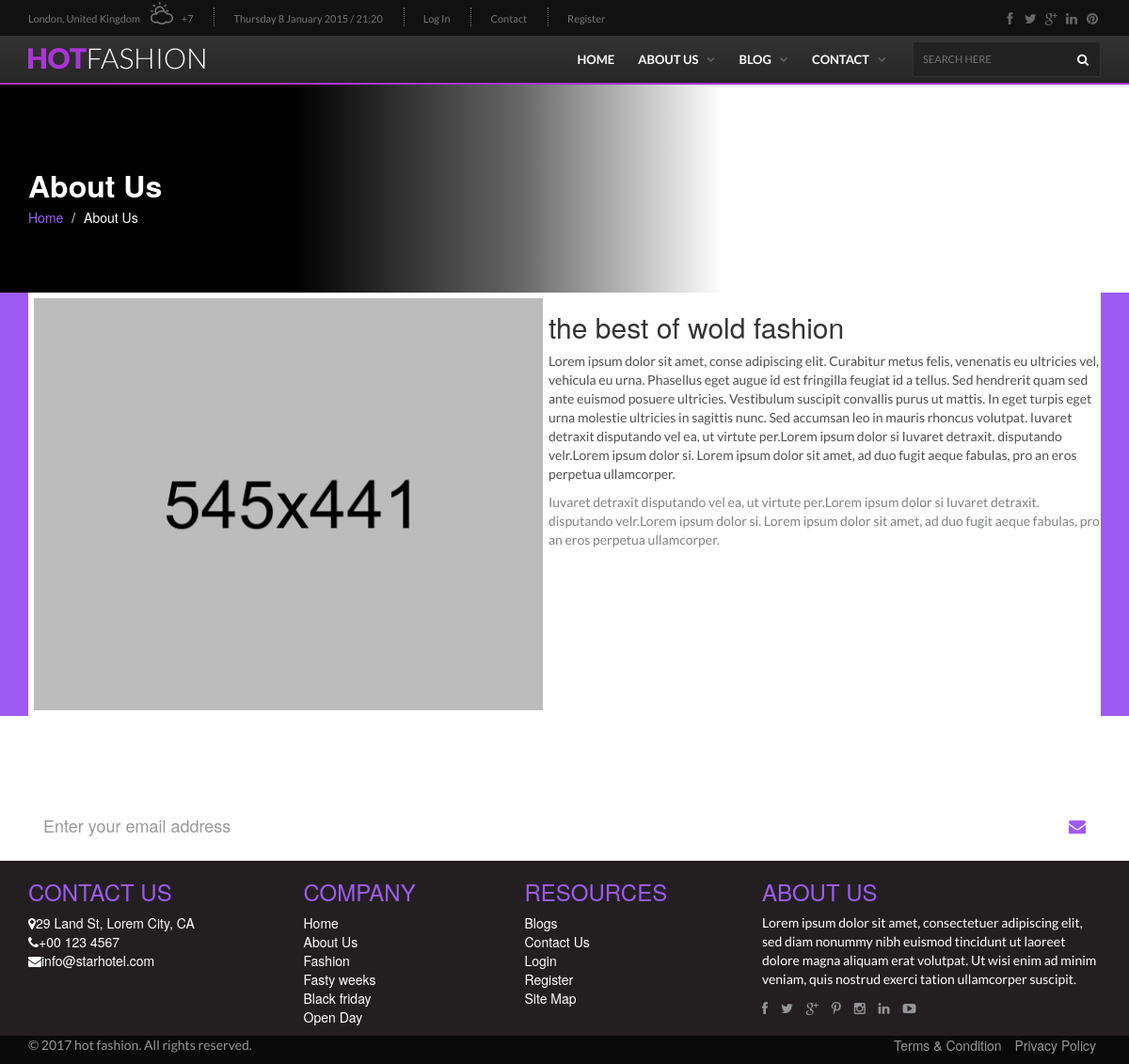
/about, run on the app's committed database.
### services/models.py (models this page shows, shortened)
class Presentation(models.Model):
    nom = models.CharField(max_length = 255)
    description = models.TextField()
    image = models.ImageField(upload_to='images/Produit')
    date_add = models.DateTimeField(auto_now_add=True)
    date_update = models.DateTimeField(auto_now = True)
    status = models.BooleanField(default = True)
    class Meta:
        verbose_name ="Presentation"
        verbose_name_plural = "Presentations"

### website/views.py (the view)
# urls.py: path('about', views.about, name='about'),
def about(request):
    presentation = Presentation.objects.filter(status=True).last
    newsletter = NewsLetter.objects.filter(status=True).last
    data = {
        'presentation': presentation,
        'newsletter': newsletter,
    }
    return render(request, 'pages/abou.html', data)

### templates/pages/abou.html (shortened to what this page needs)
{% extends 'bases/base.html' %}
{% load static %}
{% block content %}
        <section class="page-cover" id="cover-about-us">
            <div class="container">
                <div class="row">
                    <div class="col-sm-12">
                    	<h1 class="page-title">About Us</h1>
                        <ul class="breadcrumb">
                            <li><a href="{% static 'about' %}">Home</a></li>
                            <li class="active">About Us</li>
                        </ul>
                    </div>
                </div>
            </div>
        </section>
        <section class="innerpage-wrapper">
        	<div id="about-us">
                <div id="about-content" class="section-padding">
                    <div class="container">
                        <div class="row">
                        	<div class="col-sm-12">
                                <div class="flex-content">
                                    <div class="flex-content-img about-img">
                                        <img src="{{ presentation.image.url }}" class="img-responsive" alt="about-img" />
                                    </div>
                                    <div class="about-text">
                                        <div class="about-detail">
                                            <h2>{{ presentation.nom }}</h2>
                                            <p>{{ presentation.description }}</p>
                                            <p>Iuvaret detraxit disputando vel ea, ut virtute per.Lorem ipsum dolor si Iuvaret detraxit. disputando velr.Lorem ipsum dolor si. Lorem ipsum dolor sit amet, ad duo fugit aeque fabulas, pro an eros perpetua ullamcorper.</p>
                                        </div>
                                    </div>
                                </div>
							</div>
                        </div>
                    </div>
                </div>
            </div>
        </section>
        <section id="newsletter-1" class="section-padding back-size newsletter">
            <div class="container">
                <div class="row">
                	<div class="col-xs-12 col-sm-12 col-md-12 col-lg-12 text-center">
                        <h2>Subscribe Our Newsletter</h2>
                        <p>Subscibe to receive our interesting updates</p>
                        <form action="{% url 'newsletter' %}" method="POST" class="subscribe_form relative mail_part">
                            <div class="form-group">
                                <div class="input-group">
                                    <input
                                    type="email"
                                    class="form-control input-lg"
                                    id="newsletter-form-email"
                                    placeholder="Enter your email address"
                                    onfocus="this.placeholder=''"
                                    onblur="this.placeholder=' Enter your email address '"
                                    required/>
                                    <span class="input-group-btn">
                                        <button type="submit" class="btn btn-lg">
                                            <i class="fa fa-envelope"></i>
                                        </button>
                                    </span>
                                </div>
                            </div>
                        </form>
                    </div>
                </div>
            </div>
        </section>
        {% endblock content %}

### static/css/responsive.css (style rules this page uses)
@media (min-width:992px) { .flex-content { display: -webkit-box; display: -moz-box; display: -ms-flexbox; display: -moz-flex; display: -webkit-flex; display: flex; flex-wrap: wrap; width: 100%; vertical-align: top; overflow: hidden; } }
@media (min-width:992px) { .flex-content-img { position: relative; overflow: hidden; } }
@media (min-width:992px) { .flex-content-img img { height: 100%; } }
@media (min-width:992px) { .about-img { -webkit-flex: 1 0 25%; -ms-flex: 1 0 25%; flex: 1 0 25%; } }
@media (min-width:992px) { .about-text { -webkit-flex: 1 0 28%; -ms-flex: 1 0 28%; flex: 1 0 28%; } }

### static/css/blue-violet.css (style rules this page uses)
p { color:#808285; }
.btn { border-radius:0px; border:0px; }
.newsletter form input { box-shadow:none; border-radius:0px; }
.newsletter form input, .newsletter form .input-group-btn .btn { border:0px; }
.newsletter form .input-group-btn .btn { background:white; color:#9e5bf1; }
#newsletter-1 { background-size:140%; color:white; }
#newsletter-1 p { color:white; }
.page-cover { color:white; }
.page-cover::before { background:linear-gradient( to right, rgba(0, 0, 0,1) 0%,rgba(0, 0, 0,1) 26%, rgba(0, 0, 0,0.6) 46%, rgba(0, 0, 0,0) 64%,rgba(0, 0, 0,0) 100%); }
.page-cover .breadcrumb { background:none; }
.page-cover .breadcrumb li a { color:#9e5bf1; }
.page-cover .breadcrumb > li + li::before, .page-cover .breadcrumb li.active { color:white; }
#cover-about-us { background-size:cover; color:white; }
#about-content { background:#9e5bf1; }
.about-text { background:white; }
#about-content .about-img img { border:6px solid white; }
#about-content .about-detail p:nth-of-type(1) { color:#4f5051; }

### data on the page
Presentation: image (picture), nom "the best of wold fashion", description "Lorem ipsum dolor sit amet, conse adipiscing elit. Curabitur metus felis, venenatis eu ultricies vel, vehicula eu urna. Phasellus eget augue id est fringilla feugiat id a tellus. Sed hendrerit quam sed ante euismod posuere ultricies. Vestibulum suscipit convallis purus ut mattis. In eget turpis eget urna molestie ultricies in sagittis nunc. Sed accumsan leo in mauris rhoncus volutpat. Iuvaret detraxit disputando vel ea, ut virtute per.Lorem ipsum dolor si Iuvaret detraxit. disputando velr.Lorem ipsum dolor si. Lorem ipsum dolor sit amet, ad duo fugit aeque fabulas, pro an eros perpetua ullamcorper."
